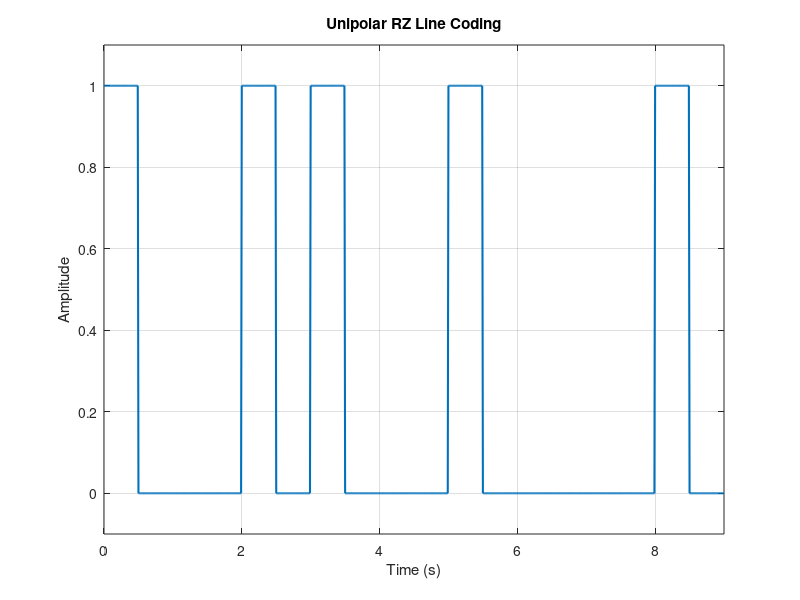

Source code (MATLAB):
% Parameters
bitStream = [1 0 1 1 0 1 0 0 1]; % Example bit stream
bitDuration = 1; % Duration of each bit in seconds
samplingRate = 100; % Sampling rate in Hz

% Calculate the number of samples per bit
samplesPerBit = samplingRate * bitDuration;

% Generate the time vector
time = 0:(1/samplingRate):(length(bitStream) * bitDuration);

% Initialize the signal vector
signal = zeros(1, length(time));

% Create the RZ signal
for k = 1:length(bitStream)
    if bitStream(k) == 1
        signal((k-1)*samplesPerBit + 1:(k-1)*samplesPerBit + samplesPerBit / 2) = 1;
    else
        signal((k-1)*samplesPerBit + 1:(k-1)*samplesPerBit + samplesPerBit / 2) = 0;
    end
end

% Plot the signal
figure;
plot(time, signal, 'LineWidth', 1.5);
xlabel('Time (s)');
ylabel('Amplitude');
title('Unipolar RZ Line Coding');
axis([0 length(bitStream)*bitDuration -0.1 1.1]); % Adjust axis limits
grid on;
